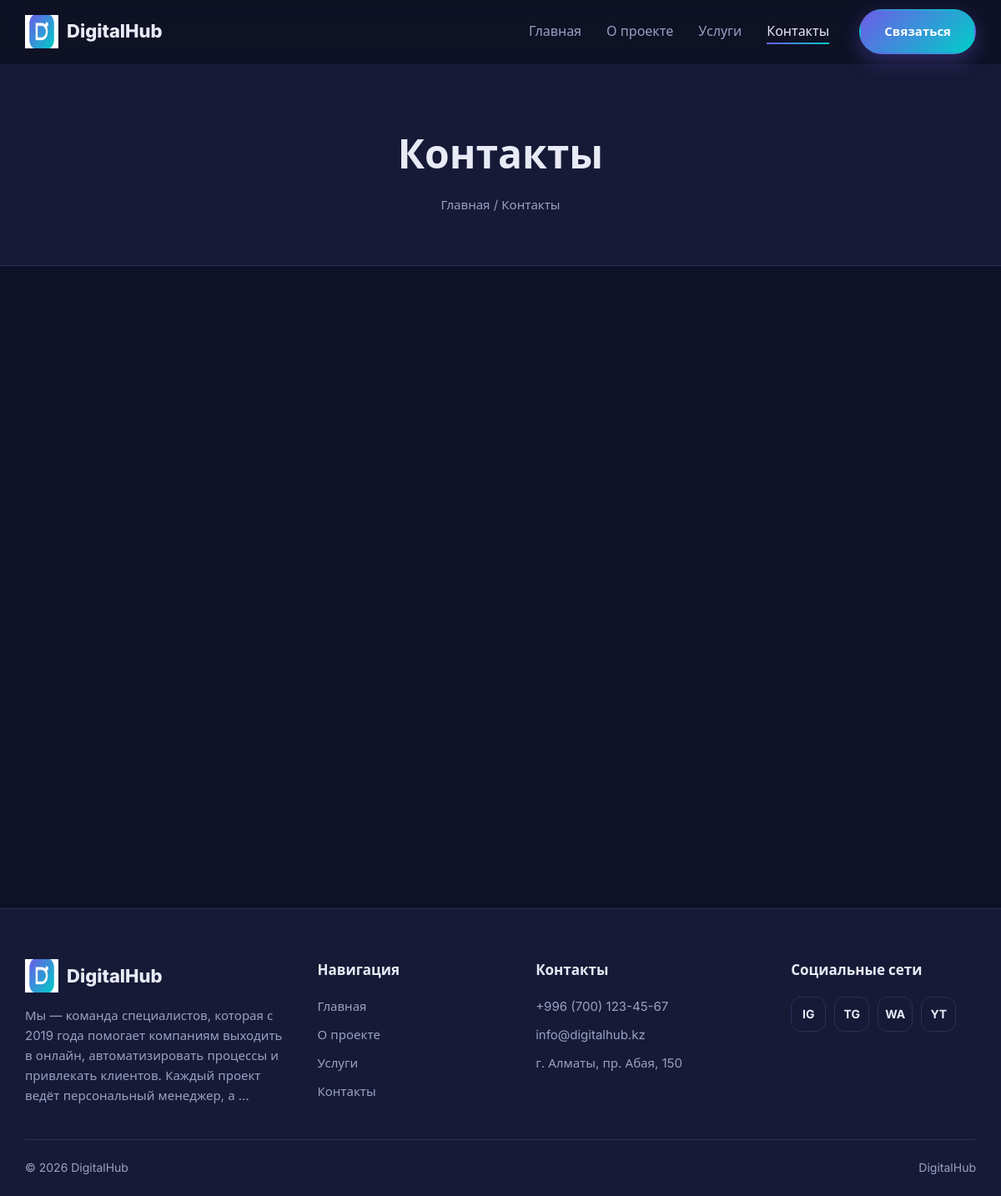
Page /contact/ on the committed database.
### config/models.py (models this page shows, shortened)
class CompanyInfo(models.Model):
    company_name = models.CharField('Название компании', max_length=200)
    description = models.TextField('Описание')
    logo = models.ImageField('Логотип', upload_to='company/', blank=True)
    phone = models.CharField('Номер телефона', max_length=30)
    email = models.EmailField('Электронная почта')
    address = models.CharField('Адрес', max_length=255)
    instagram_url = models.URLField('Instagram', blank=True)
    facebook_url = models.URLField('Facebook', blank=True)
    linkedin_url = models.URLField('LinkedIn', blank=True)
    telegram_url = models.URLField('Telegram', blank=True)
    whatsapp_url = models.URLField('WhatsApp', blank=True)
    youtube_url = models.URLField('YouTube', blank=True)
    class Meta:
        verbose_name = 'Информация о компании'
        verbose_name_plural = 'Информация о компании'
        ordering = ('id',)

### pages/views.py (the view, shortened to what this page needs)
# urls.py: path('contact/', views.contact, name='contact'),
def contact(request):
    company = CompanyInfo.objects.first()
    form = ContactForm(request.POST if request.method == 'POST' else None)
    return render(request, 'pages/contact.html', {
        'company': company,
        'form': form,
    })

### config/context_processors.py (called while the page is built)
def company_info(request):
    return {'site_company': CompanyInfo.objects.first()}

### templates/pages/contact.html (shortened to what this page needs)
{% extends "base.html" %}
{% block content %}
    <section class="page-hero">
        <div class="container">
            <h1 class="page-hero__title">Контакты</h1>
            <p class="breadcrumbs"><a href="{% url 'pages:home' %}">Главная</a> / Контакты</p>
        </div>
    </section>
    <section class="section">
        <div class="container">
            <div class="contacts">
            </div>
        </div>
    </section>
{% endblock %}

### templates/includes/header.html (shortened to what this page needs)
{% load static %}
<header class="header">
    <div class="container header__inner">
        <a class="logo" href="{% url 'pages:home' %}" aria-label="На главную">
            <img src="{% static 'images/digitalhub-logo.png' %}" alt="">
            <span>{% if site_company %}{{ site_company.company_name }}{% else %}DigitalHub{% endif %}</span>
        </a>
        <nav class="nav" id="primary-navigation" aria-label="Основная навигация">
            <ul class="nav__list">
                <li><a class="nav__link{% if request.resolver_match.url_name == 'home' %} active{% endif %}" href="{% url 'pages:home' %}">Главная</a></li>
                <li><a class="nav__link{% if request.resolver_match.url_name == 'about' %} active{% endif %}" href="{% url 'pages:about' %}">О проекте</a></li>
                <li><a class="nav__link{% if request.resolver_match.url_name == 'services' %} active{% endif %}" href="{% url 'pages:services' %}">Услуги</a></li>
                <li><a class="nav__link{% if request.resolver_match.url_name == 'contact' %} active{% endif %}" href="{% url 'pages:contact' %}">Контакты</a></li>
            </ul>
            <a href="{% url 'pages:contact' %}" class="btn btn-primary">Связаться</a>
        </nav>
    </div>
</header>

### templates/includes/footer.html (shortened to what this page needs)
{% load static %}
<footer class="footer">
    <div class="container">
        <div class="footer__grid">
            <div>
                <a class="logo" href="{% url 'pages:home' %}">
                    <img src="{% static 'images/digitalhub-logo.png' %}" alt="">
                    <span>{% if site_company %}{{ site_company.company_name }}{% else %}DigitalHub{% endif %}</span>
                </a>
                {% if site_company %}<p class="footer__desc">{{ site_company.description|truncatewords:24 }}</p>{% endif %}
            </div>
            <div>
                <h2 class="footer__title">Навигация</h2>
                <ul class="footer__list">
                    <li><a href="{% url 'pages:home' %}">Главная</a></li>
                    <li><a href="{% url 'pages:about' %}">О проекте</a></li>
                    <li><a href="{% url 'pages:services' %}">Услуги</a></li>
                    <li><a href="{% url 'pages:contact' %}">Контакты</a></li>
                </ul>
            </div>
            {% if site_company %}
                <div>
                    <h2 class="footer__title">Контакты</h2>
                    <ul class="footer__list">
                        <li><a href="tel:{{ site_company.phone }}">{{ site_company.phone }}</a></li>
                        <li><a href="mailto:{{ site_company.email }}">{{ site_company.email }}</a></li>
                        <li>{{ site_company.address }}</li>
                    </ul>
                </div>
                <div>
                    <h2 class="footer__title">Социальные сети</h2>
                    <div class="socials">
                        {% if site_company.instagram_url %}<a href="{{ site_company.instagram_url }}" target="_blank" rel="noopener noreferrer" aria-label="Instagram">IG</a>{% endif %}
                        {% if site_company.telegram_url %}<a href="{{ site_company.telegram_url }}" target="_blank" rel="noopener noreferrer" aria-label="Telegram">TG</a>{% endif %}
                        {% if site_company.whatsapp_url %}<a href="{{ site_company.whatsapp_url }}" target="_blank" rel="noopener noreferrer" aria-label="WhatsApp">WA</a>{% endif %}
                        {% if site_company.youtube_url %}<a href="{{ site_company.youtube_url }}" target="_blank" rel="noopener noreferrer" aria-label="YouTube">YT</a>{% endif %}
                    </div>
                </div>
            {% endif %}
        </div>
        <div class="footer__bottom">
            <span>© {% now "Y" %} {% if site_company %}{{ site_company.company_name }}{% else %}DigitalHub{% endif %}</span>
            <span>DigitalHub</span>
        </div>
    </div>
</footer>

### static/css/style.css (style rules this page uses)
:root { --bg: #0f1226; --bg-2: #161a36; --card: #1b1f3b; --border: #2a2f5a; --text: #e8eaf6; --muted: #9aa0c3; --accent: #6c5ce7; --accent-2: #00cec9; --gradient: linear-gradient(135deg, var(--accent), var(--accent-2)); --radius: 16px; --container: 1180px; }
*, *::before, *::after { box-sizing: border-box; margin: 0; padding: 0; }
html { scroll-behavior: smooth; }
body { font-family: "Inter", system-ui, -apple-system, "Segoe UI", Roboto, sans-serif; background: var(--bg); color: var(--text); line-height: 1.6; display: flex; flex-direction: column; min-height: 100vh; }
img { max-width: 100%; display: block; }
a { color: inherit; text-decoration: none; }
ul { list-style: none; }
.container { width: 100%; max-width: var(--container); margin: 0 auto; padding: 0 20px; }
.btn { display: inline-flex; align-items: center; justify-content: center; gap: 8px; padding: 13px 28px; border-radius: 999px; font-weight: 600; font-size: 15px; border: 2px solid transparent; cursor: pointer; transition: .25s; font-family: inherit; }
.btn-primary { background: var(--gradient); color: #fff; box-shadow: 0 8px 24px rgba(108, 92, 231, .35); }
.header { position: sticky; top: 0; z-index: 100; background: rgba(15, 18, 38, .8); backdrop-filter: blur(12px); border-bottom: 1px solid transparent; transition: .3s; }
.header__inner { display: flex; align-items: center; justify-content: space-between; height: 76px; }
.logo { display: flex; align-items: center; gap: 10px; font-weight: 800; font-size: 22px; }
.logo img { width: 40px; height: 40px; }
.nav { display: flex; align-items: center; gap: 36px; }
.nav__list { display: flex; gap: 30px; }
.nav__link { color: var(--muted); font-weight: 500; position: relative; transition: .2s; }
.nav__link::after { content: ""; position: absolute; left: 0; bottom: -6px; width: 0; height: 2px; background: var(--gradient); transition: .25s; }
.nav__link:hover, .nav__link.active { color: var(--text); }
.nav__link:hover::after, .nav__link.active::after { width: 100%; }
.section { padding: 90px 0; }
.page-hero { padding: 70px 0 60px; text-align: center; background: var(--bg-2); border-bottom: 1px solid var(--border); }
.page-hero__title { font-size: clamp(32px, 5vw, 48px); margin-bottom: 10px; }
.breadcrumbs { color: var(--muted); font-size: 15px; }
.contacts { display: grid; grid-template-columns: 1fr 1.3fr; gap: 40px; }
.footer { background: var(--bg-2); border-top: 1px solid var(--border); padding: 60px 0 0; }
.footer__grid { display: grid; grid-template-columns: 1.4fr 1fr 1.2fr 1fr; gap: 40px; padding-bottom: 40px; }
.footer__desc { color: var(--muted); margin-top: 16px; font-size: 15px; }
.footer__title { font-size: 17px; margin-bottom: 18px; }
.footer__list { display: grid; gap: 10px; color: var(--muted); font-size: 15px; }
.socials { display: flex; gap: 10px; flex-wrap: wrap; }
.socials a { width: 42px; height: 42px; border-radius: 12px; border: 1px solid var(--border); display: grid; place-items: center; font-size: 14px; font-weight: 700; transition: .2s; }
.footer__bottom { border-top: 1px solid var(--border); padding: 22px 0; color: var(--muted); font-size: 14px; display: flex; justify-content: space-between; gap: 10px; flex-wrap: wrap; }

### rows in the picture
CompanyInfo: company_name "DigitalHub", description "Мы — команда специалистов, которая с 2019 года помогает компаниям выходить в онлайн, автоматизировать процессы и привлекать клиентов. Каждый проект ведёт персональный менеджер, а …", phone "+996 (700) 123-45-67", email "info@digitalhub.kz", address "г. Алматы, пр. Абая, 150"
